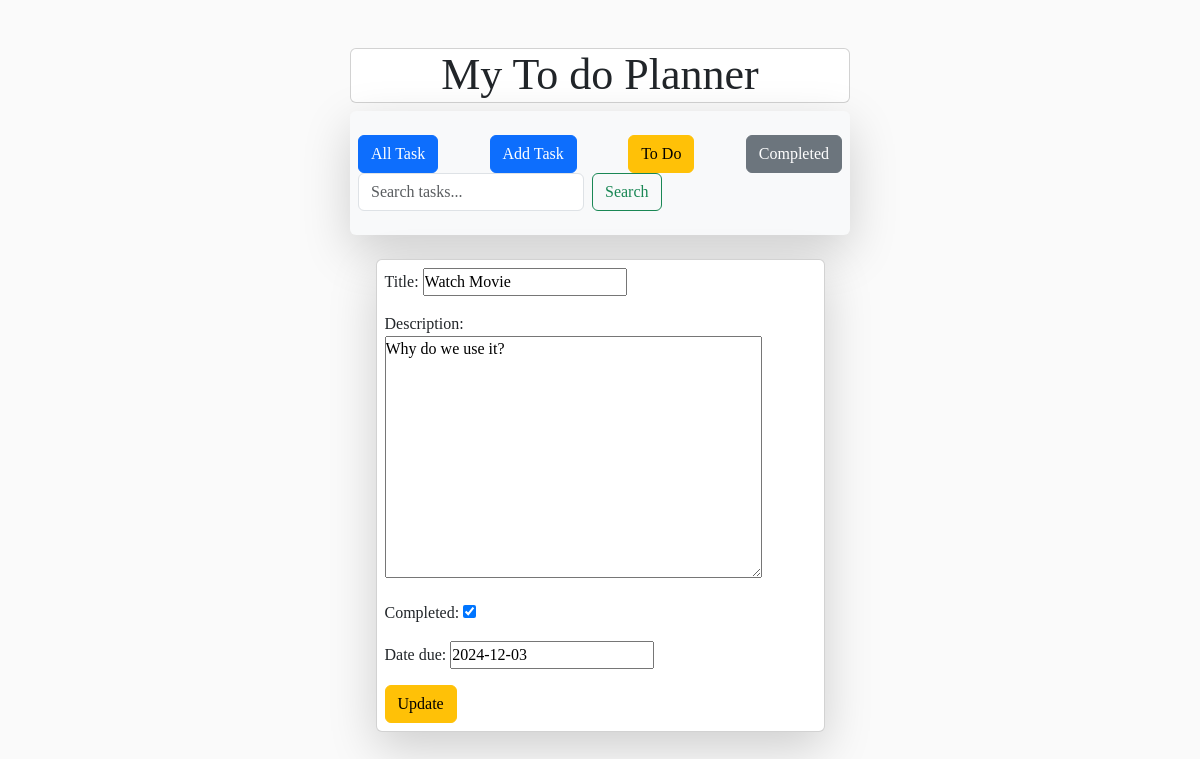
The app's page /update/2/ with its own data.
### Task/models.py (models this page shows, shortened)
class Task(models.Model):
    title = models.CharField(max_length=50)
    description = models.TextField()
    completed = models.BooleanField(default=False)
    date_due = models.DateField()

### Task/views.py (the view)
# urls.py: path('update/<pk>/',views.update,name='update'),
def update(request,pk):
    task = Task.objects.get(id=pk)
    form = TaskForm(instance=task)
    if request.method == "POST":
        form = TaskForm(request.POST, instance=task)
        if form.is_valid():
            form.save()
            return redirect('home')
    return render (request, 'update.html',{'form':form})

### Task/form.py
class TaskForm(forms.ModelForm):
    class Meta:
        model = Task
        fields = ('title','description','completed','date_due')

### Task/templates/update.html (shortened to what this page needs)
{% extends "base.html" %}
{% block content %}
    <div class="container mt-3">
        <div class="col-12 col-md-5 mx-auto p-2">
            <div class="card shadow-lg p-2">
                <form method="POST">
                    {{form.as_p}}
                    <button type="submit" class="btn btn-warning" >Update</button>
                </form>
            </div>
        </div>
    </div>
{% endblock content %}

### Task/templates/base.html (style rules this page uses)
* { padding: 0; margin: 0; box-sizing: border-box; font-family: "Playfair Display", serif; }
body { background:#fafafa; }

### records on screen
Task: title "Watch Movie", description "Why do we use it?", completed "☑", date_due "2024-12-03"
